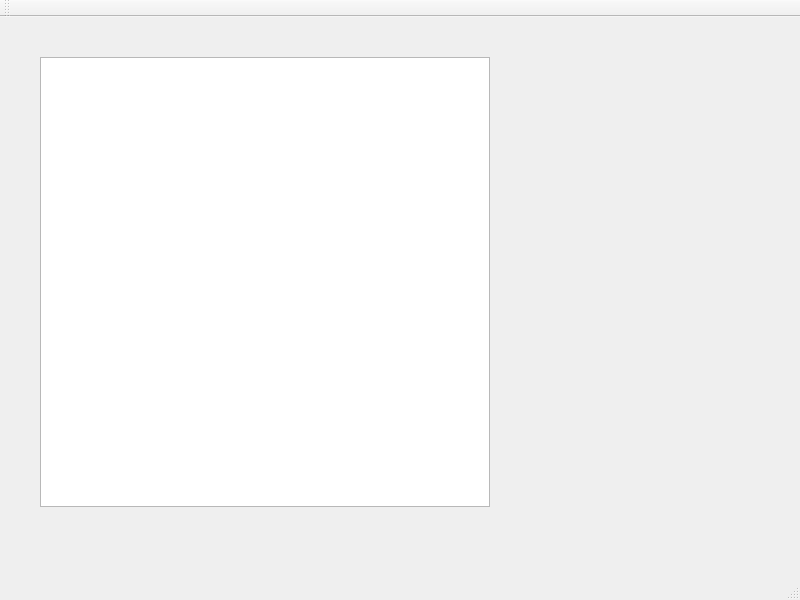
<?xml version="1.0" encoding="UTF-8"?>
<ui version="4.0">
 <class>Window</class>
 <widget class="QMainWindow" name="Window">
  <property name="geometry">
   <rect>
    <x>0</x>
    <y>0</y>
    <width>800</width>
    <height>600</height>
   </rect>
  </property>
  <property name="windowTitle">
   <string>Window</string>
  </property>
  <widget class="QWidget" name="centralWidget">
   <widget class="QGraphicsView" name="graphicsView">
    <property name="geometry">
     <rect>
      <x>40</x>
      <y>40</y>
      <width>450</width>
      <height>450</height>
     </rect>
    </property>
   </widget>
  </widget>
  <widget class="QMenuBar" name="menuBar">
   <property name="geometry">
    <rect>
     <x>0</x>
     <y>0</y>
     <width>800</width>
     <height>25</height>
    </rect>
   </property>
  </widget>
  <widget class="QToolBar" name="mainToolBar">
   <attribute name="toolBarArea">
    <enum>TopToolBarArea</enum>
   </attribute>
   <attribute name="toolBarBreak">
    <bool>false</bool>
   </attribute>
  </widget>
  <widget class="QStatusBar" name="statusBar"/>
 </widget>
 <layoutdefault spacing="6" margin="11"/>
 <resources/>
 <connections/>
</ui>
